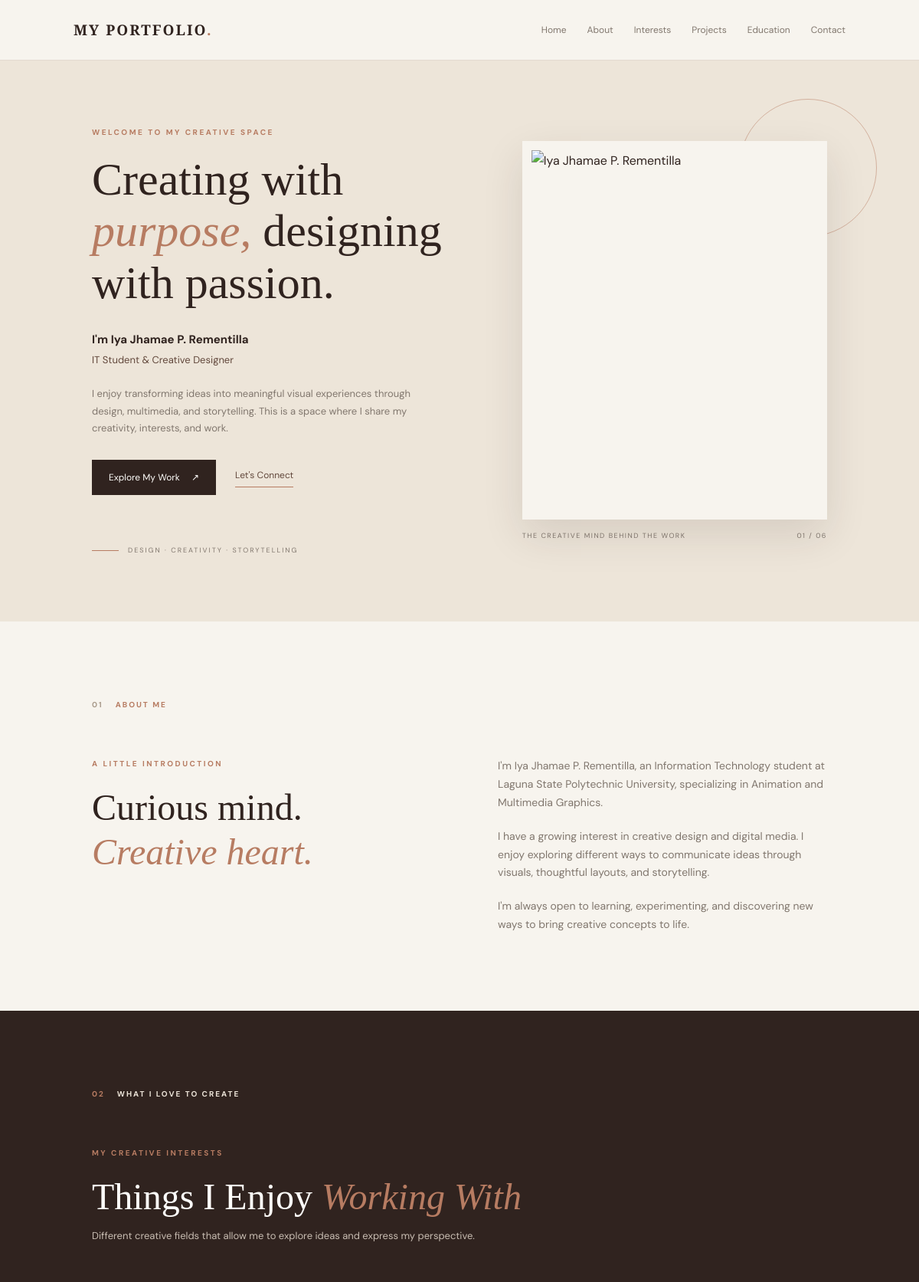
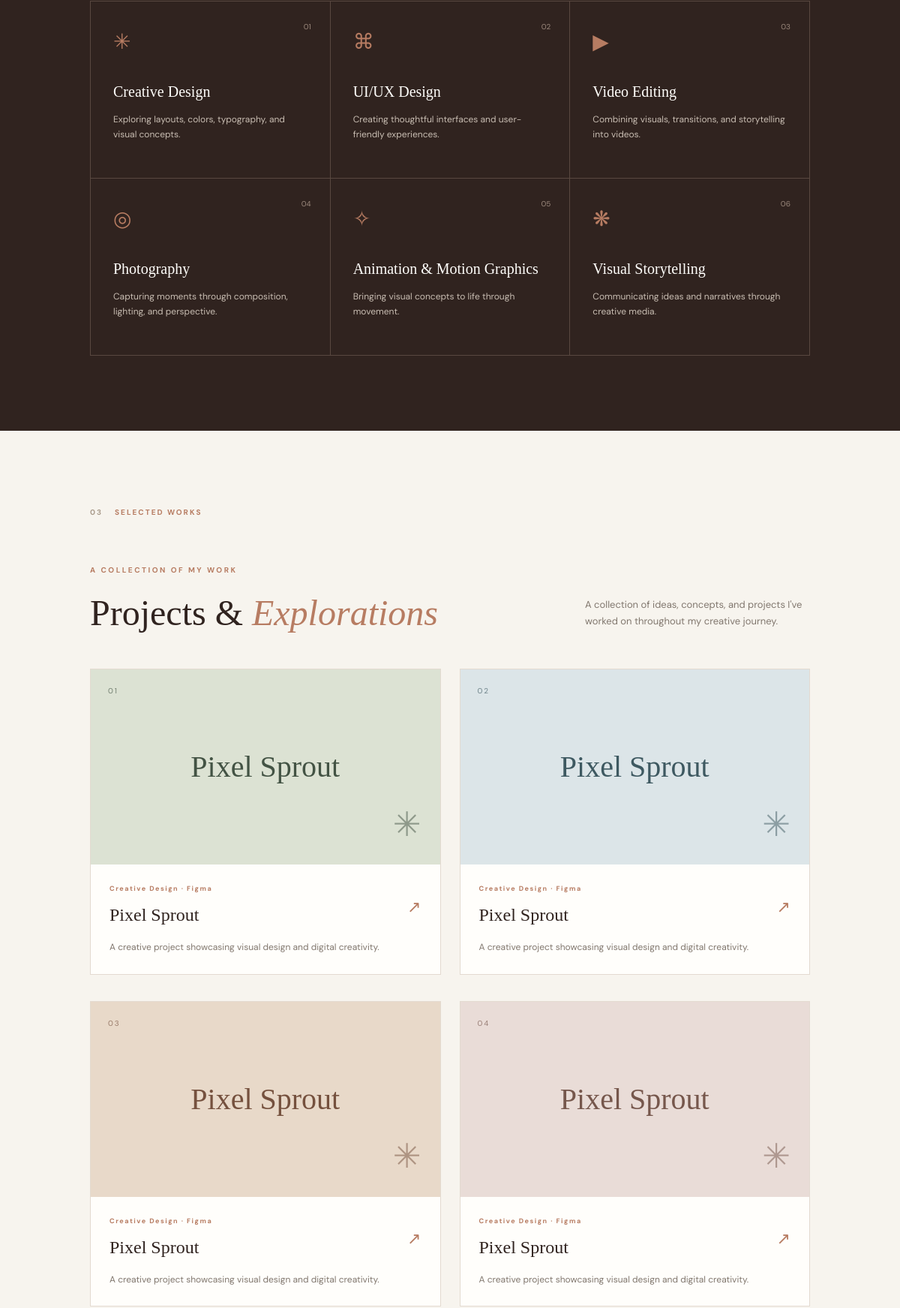
The page / (upper part) on the database its author committed (2 pictures, top to bottom).
### tables this page shows
CREATE TABLE projects (
            id INTEGER PRIMARY KEY AUTOINCREMENT,
            title TEXT NOT NULL,
            description TEXT NOT NULL,
            category TEXT NOT NULL
        );

### app.py (the view)
@app.route("/")
def home():
    connection = get_db_connection()
    projects = connection.execute("""
        SELECT * FROM projects
        WHERE title IN (
            'Pixel Sprout',
            'SmartMed',
            'Vintage Spirits',
            'Cafe Belgravia',
            'Readrada',
            'SALAYSAY'
        )
        ORDER BY CASE title
            WHEN 'Pixel Sprout' THEN 1
            WHEN 'SmartMed' THEN 2
            WHEN 'Vintage Spirits' THEN 3
            WHEN 'Cafe Belgravia' THEN 4
            WHEN 'Readrada' THEN 5
            WHEN 'SALAYSAY' THEN 6
        END
    """).fetchall()
    connection.close()
    return render_template("index.html", projects=projects)

### app.py (called while the page is built)
def get_db_connection():
    connection = sqlite3.connect(DATABASE)
    connection.row_factory = sqlite3.Row
    return connection

### templates/index.html (shortened to what this page needs)
<!DOCTYPE html>
<html lang="en">
<head>
    <link rel="stylesheet" href="{{ url_for('static', filename='style.css') }}">
</head>
<body>
<header class="navbar">
    <a href="#home" class="logo">MY PORTFOLIO<span>.</span></a>
    <nav>
        <a href="#home">Home</a>
        <a href="#about">About</a>
        <a href="#interests">Interests</a>
        <a href="#projects">Projects</a>
        <a href="#education">Education</a>
        <a href="#contact">Contact</a>
    </nav>
</header>
<main>
    <section class="hero" id="home">
        <div class="hero-content">
            <p class="eyebrow">WELCOME TO MY CREATIVE SPACE</p>
            <h1>Creating with <em>purpose,</em> designing with passion.</h1>
            <div class="hero-intro">
                <p class="hero-name">I'm Iya Jhamae P. Rementilla</p>
                <p class="hero-role">IT Student & Creative Designer</p>
            </div>
            <p class="hero-description">
                I enjoy transforming ideas into meaningful visual experiences
                through design, multimedia, and storytelling. This is a space
                where I share my creativity, interests, and work.
            </p>
            <div class="hero-buttons">
                <a href="#projects" class="primary-button">Explore My Work <span>↗</span></a>
                <a href="#contact" class="text-button">Let's Connect</a>
            </div>
            <div class="hero-note">
                <span class="note-line"></span>
                <span>DESIGN · CREATIVITY · STORYTELLING</span>
            </div>
        </div>
        <div class="hero-visual">
            <div class="photo-frame">
                <img
                    src="{{ url_for('static', filename='images/IMG_1798 - Iya Jhamae Rementilla.jpeg') }}"
                    alt="Iya Jhamae P. Rementilla">
            </div>
            <div class="photo-caption">
                <span>THE CREATIVE MIND BEHIND THE WORK</span>
                <span>01 / 06</span>
            </div>
        </div>
    </section>
    <section class="section about-section" id="about">
        <div class="section-label">
            <span>01</span>
            <span>ABOUT ME</span>
        </div>
        <div class="about-layout">
            <div class="about-heading">
                <p class="eyebrow">A LITTLE INTRODUCTION</p>
                <h2>Curious mind.<br><em>Creative heart.</em></h2>
            </div>
            <div class="about-text">
                <p>
                    I'm Iya Jhamae P. Rementilla, an Information Technology
                    student at Laguna State Polytechnic University,
                    specializing in Animation and Multimedia Graphics.
                </p>
                <p>
                    I have a growing interest in creative design and digital
                    media. I enjoy exploring different ways to communicate
                    ideas through visuals, thoughtful layouts, and storytelling.
                </p>
                <p>
                    I'm always open to learning, experimenting, and discovering
                    new ways to bring creative concepts to life.
                </p>
            </div>
        </div>
    </section>
    <section class="section interests-section" id="interests">
        <div class="section-label light-label">
            <span>02</span>
            <span>WHAT I LOVE TO CREATE</span>
        </div>
        <div class="section-heading">
            <p class="eyebrow">MY CREATIVE INTERESTS</p>
            <h2>Things I Enjoy <em>Working With</em></h2>
            <p>
                Different creative fields that allow me to explore ideas
                and express my perspective.
            </p>
        </div>
        <div class="interests-grid">
            <article class="interest-card">
                <span class="interest-number">01</span>
                <div class="interest-icon">✳</div>
                <h3>Creative Design</h3>
                <p>Exploring layouts, colors, typography, and visual concepts.</p>
            </article>
            <article class="interest-card">
                <span class="interest-number">02</span>
                <div class="interest-icon">⌘</div>
                <h3>UI/UX Design</h3>
                <p>Creating thoughtful interfaces and user-friendly experiences.</p>
            </article>
            <article class="interest-card">
                <span class="interest-number">03</span>
                <div class="interest-icon">▶</div>
                <h3>Video Editing</h3>
                <p>Combining visuals, transitions, and storytelling into videos.</p>
            </article>
            <article class="interest-card">
                <span class="interest-number">04</span>
                <div class="interest-icon">◎</div>
                <h3>Photography</h3>
                <p>Capturing moments through composition, lighting, and perspective.</p>
            </article>
            <article class="interest-card">
                <span class="interest-number">05</span>
                <div class="interest-icon">✧</div>
                <h3>Animation & Motion Graphics</h3>
                <p>Bringing visual concepts to life through movement.</p>
            </article>
            <article class="interest-card">
                <span class="interest-number">06</span>
                <div class="interest-icon">❋</div>
                <h3>Visual Storytelling</h3>
                <p>Communicating ideas and narratives through creative media.</p>
            </article>
        </div>
    </section>
    <section class="section projects-section" id="projects">
        <div class="section-label">
            <span>03</span>
            <span>SELECTED WORKS</span>
        </div>
        <div class="section-heading projects-heading">
            <div>
                <p class="eyebrow">A COLLECTION OF MY WORK</p>
                <h2>Projects & <em>Explorations</em></h2>
            </div>
            <p>
                A collection of ideas, concepts, and projects
                I've worked on throughout my creative journey.
            </p>
        </div>
        <div class="projects-grid">
            {% for project in projects %}
            <article class="project-card">
                <div class="project-preview preview-{{ loop.index }}">
                    <span class="preview-index">0{{ loop.index }}</span>
                    <span class="preview-title">{{ project.title }}</span>
                    <span class="preview-decoration">✳</span>
                </div>
                <div class="project-content">
                    <div class="project-info">
                        <div>
                            <p class="project-category">{{ project.category }}</p>
                            <h3>{{ project.title }}</h3>
                        </div>
                        <span class="project-arrow">↗</span>
                    </div>
                    <p class="project-description">{{ project.description }}</p>
                </div>
            </article>
            {% endfor %}
        </div>
    </section>
</main>
</body>
</html>

### rows shown on the page
projects: title "Pixel Sprout", category "Creative Design · Figma", description "A creative project showcasing visual design and digital creativity."
projects: title "Pixel Sprout", category "Creative Design · Figma", description "A creative project showcasing visual design and digital creativity."
projects: title "Pixel Sprout", category "Creative Design · Figma", description "A creative project showcasing visual design and digital creativity."
projects: title "Pixel Sprout", category "Creative Design · Figma", description "A creative project showcasing visual design and digital creativity."
